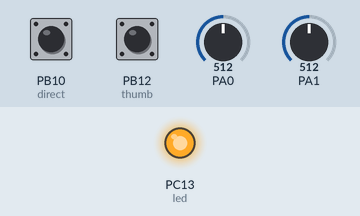
Bench run of a sketch on a simulated STM32 Blue Pill. On the bench: output pins drawn as LEDs (lit = HIGH). The inputs (shaded band) are chosen by the test bench; at power-on: PB12 (thumb) HIGH, PA0 = 512, PA1 = 512, PB10 (direct) HIGH (analog values on the 0–1023 scale). No radio packets arrive unless stated.

Above: at 1.2 s.
1.3 s: PB12 (thumb) pulled LOW for 0.15 s
At 2.2 s:
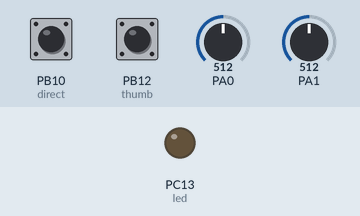
2.9 s: PB12 (thumb) pulled LOW for 1 s
At 4.6 s:
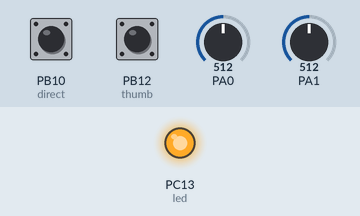
5.4 s: PB12 (thumb) pulled LOW for 3.2 s
At 9.5 s:
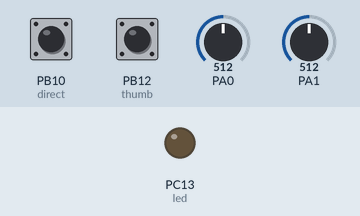
Timing chart, 0 to 11.0 s (numbered marks = the images above; inputs shaded):
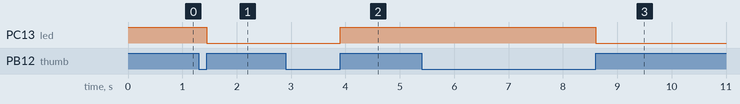

Measured:
- after the input at 1.3 s, PC13 (led): HIGH → LOW after 0.15 s
- after the input at 2.9 s, PC13 (led): LOW → HIGH after 1.0 s
- after the input at 5.4 s, PC13 (led): HIGH → LOW after 3.2 s

The sketch:

STM32_ONDO_TX_2.ino
```cpp
/*
   NRF24L01       Arduino_ Uno    Arduino_Mega    Blue_Pill(stm32f01C)
   __________________________________________________________________________
   VCC        |       3.3v      |     3.3v      |     3.3v
   GND        |       GND       |     GND       |      GND
   CSN        |   Pin10 SPI/SS  | Pin10 SPI/SS  |     A4 NSS1 (PA4) 3.3v
   CE         |   Pin9          | Pin9          |     B0 digital (PB0) 3.3v
   SCK        |   Pin13         | Pin52         |     A5 SCK1   (PA5) 3.3v
   MOSI       |   Pin11         | Pin51         |     A7 MOSI1  (PA7) 3.3v
   MISO       |   Pin12         | Pin50         |     A6 MISO1  (PA6) 3.3v


*/


#include <SPI.h>
#include <nRF24L01.h>
#include <RF24.h>
//RF24 radio(9, 10); // CE, CSN
RF24 radio(PB0, PA4); // CE, CSN on Blue Pill
const uint64_t address = 0xF0F0F0F0E1LL;
unsigned long lastFlip;
bool state;
bool preState;
byte chack;
int preMod;

typedef struct struct_message {
  int a;
  byte b;
} struct_message;
struct_message myData;

#define thumb PB12
#define direct PB10
#define led PC13
void stateflip() {

  //Serial.println("flipping");
  if (lastFlip + 100 < millis()) {
    lastFlip = millis();
    state = !state;

    digitalWrite(led, !state);
    //Serial.println(state);
  }
}
void setup() {

  //Serial.begin(115200);
  //Serial.println("w");

  analogReadResolution(12);
  pinMode(thumb, INPUT_PULLUP);
  pinMode(direct, INPUT_PULLUP);
  pinMode(led, OUTPUT);
  digitalWrite(led, !state);
  attachInterrupt(digitalPinToInterrupt(thumb), stateflip, RISING);

  radio.begin();                  //Starting the Wireless communication
  radio.openWritingPipe(address); //Setting the address where we will send the data
  radio.setPALevel(RF24_PA_MAX);  //You can set it as minimum or maximum depending on the distance between the transmitter and receiver.
  radio.setDataRate(RF24_2MBPS);
  radio.setAutoAck(0);
  radio.stopListening();          //This sets the module as transmitter
}

void loop()
{
  if (state == 1)
  {

    preState = 1;
    myData.a = digitalRead(direct) * (4095 - analogRead(PA0)) + !digitalRead(direct) * analogRead(PA0);
    preMod = !digitalRead(direct) * (4095 - analogRead(PA1)) + digitalRead(direct) * analogRead(PA1) - 2056;
    if (preMod < 0) {

      myData.b = 0;
    }
    else {
      myData.b = map (preMod, 0, 360, 0, 200);
    }

    /*
    Serial.print(myData.a);
    Serial.print("    ");
    Serial.print(preMod);
    Serial.print("    ");
    Serial.print(myData.b);
    Serial.println();*/
    radio.write(&myData, sizeof(myData));

    /*
      radio.write(&chack, sizeof(chack));
      Serial.println(chack);
      chack++;*/
  }
  else if (preState == 1) {
    myData.a = 500;
    radio.write(&myData, sizeof(myData));
    preState = 0;
  }
}
```
